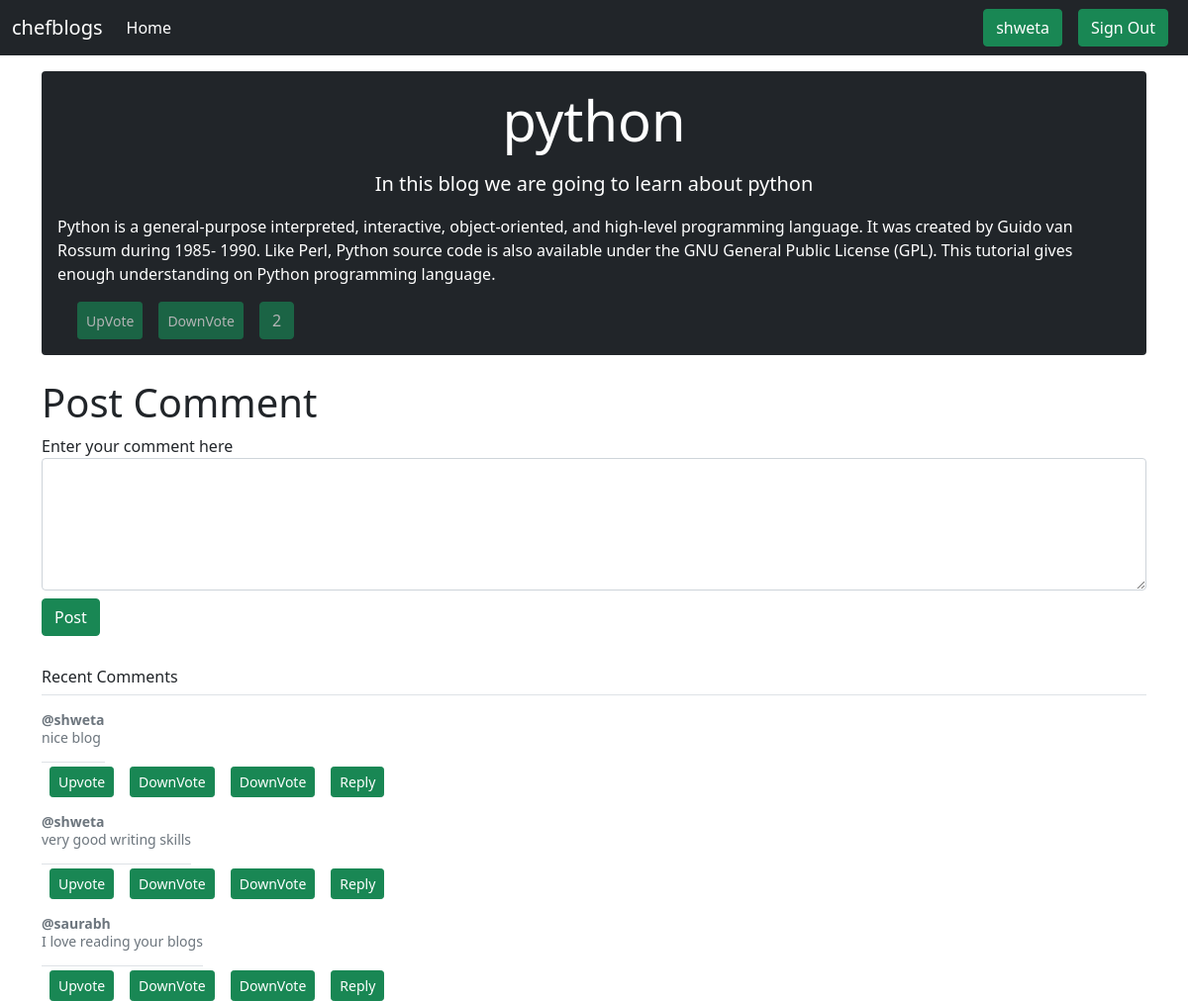
The app's page /blogs.php?blogid=7 (signed in) with its own data.
### tables this page shows
CREATE TABLE `blogs` (
  `blog_id` int(12) NOT NULL,
  `user_id` int(12) NOT NULL,
  `blog_title` text NOT NULL,
  `blog_desc` text NOT NULL,
  `time` datetime NOT NULL,
  `blog_info` text NOT NULL,
  `Vote` int(31) NOT NULL DEFAULT 0
);

CREATE TABLE `comments` (
  `comment_id` int(12) NOT NULL,
  `blog_id` int(12) NOT NULL,
  `user_id` int(12) NOT NULL,
  `comment` text NOT NULL,
  `time` datetime NOT NULL DEFAULT current_timestamp(),
  `vote` int(12) NOT NULL DEFAULT 0
);

CREATE TABLE `users` (
  `user_id` int(12) NOT NULL,
  `username` varchar(255) DEFAULT NULL,
  `email` varchar(255) DEFAULT NULL,
  `password` varchar(255) DEFAULT NULL,
  `doj` datetime NOT NULL DEFAULT current_timestamp()
);

### blogs.php (the view, shortened to what this page needs)
<!doctype html>
<html lang="en">
  <head>
    <link href="https://cdn.jsdelivr.net/npm/bootstrap@5.1.3/dist/css/bootstrap.min.css" rel="stylesheet">
  </head>
  <body>
    <?php
       include './partials/_header.php';
       include './partials/_dbconnect.php';
       $blogid = $_GET['blogid'];
       $sql = "SELECT * from `blogs` where `blog_id` = $blogid";
       $result = mysqli_query($conn,$sql);
       $row = mysqli_fetch_assoc($result);
       $bloginfo = $row['blog_info'];
       $blogtitle = $row['blog_title'];
       $blogdesc = $row['blog_desc'];
       $vote = $row['Vote'];
       echo '<div class="container my-3">
       <div class="jumbotron p-3 text-white rounded bg-dark">
         <div class="col-md-12 px-0">
             <h2 class="display-4 text-center font-italic">'.$blogtitle.'</h2>
             <p class="lead my-3 text-center">'.$blogdesc.'</p>
             <p>'.$bloginfo.'</p>
         </div>
          <div class ="container-fluid">
          <form class="d-flex text-muted">';
          if(isset($_SESSION['login']) and $_SESSION['login'] == 'true'){
               $user_id = $_SESSION['userid'];
            $sql = "SELECT * from `voted_users` where `blog_id` = $blogid";
            $result = mysqli_query($conn,$sql);
            $flag = true;
            while($row = mysqli_fetch_assoc($result)){
                  $uid = $row['user_id'];
                  if($uid == $user_id){
                       $flag = false;
                       break;
                  }
            }
            if($flag){
                 echo '<a href="./partials/_handleupvote.php?blogid='.$blogid.'" class="btn btn-outline-success btn-sm mx-2"> UpVote</a>
                 <a href="./partials/_handledownvote.php?blogid='.$blogid.'" class="btn btn-outline-success btn-sm mx-2"> DownVote</a>';
            }else{
                echo '<button type="button" class="btn btn-lg btn-success btn-sm mx-2" disabled>UpVote</button>
                <button type="button" class="btn btn-lg btn-success btn-sm mx-2" disabled>DownVote</button>';
            }
          }else{
            echo '<button type="button" class="btn btn-lg btn-success btn-sm mx-2" disabled>UpVote</button>
            <button type="button" class="btn btn-lg btn-success btn-sm mx-2" disabled>DownVote</button>';
          }
        echo' <button type="button" class="btn btn-success mx-2" disabled>'.$vote.'</button>
           </form>
          </div>
       </div>
       </div>';
       if(isset($_SESSION['login']) && $_SESSION['login'] == true){
        $user_id = $_SESSION['userid'];
         echo '<div class="container my-3 py-2">
                <h1>Post Comment</h1>
                <form action="' .$_SERVER['REQUEST_URI']. '" method="post">
                        <div class="form-group">
                            <label for="exampleFormControlTextarea1">Enter your comment here</label>
                            <textarea class="form-control" id="comment" name="comment" rows="5"></textarea>
                        </div>
                        <input type="hidden" name = "user_id" value =  "'.$user_id.'">
                        <button type="submit" class="btn btn-success my-2">Post</button>
                </form>
            </div>';
         }else{
        echo'<div class="container my-3">
                <h1>Post Comment</h1>
                <p class = "lead">You are not logged in. Please login to Post a comment</p>
            </div>';
         }
            echo '<div class = "container"
            <div class="my-3 p-3 bg-body rounded shadow-sm">
          <h6 class="border-bottom pb-2 mb-0">Recent Comments</h6>';
            $sql = "SELECT * FROM `comments` WHERE `blog_id` = $blogid";
            $result = mysqli_query($conn,$sql);
            while($row = mysqli_fetch_assoc($result)){
                 $content = $row['comment'];
                 $userid = $row['user_id'];
                 $sql2 = "SELECT username FROM `users` WHERE user_id = '$userid'";
                 $result2 = mysqli_query($conn,$sql2);
                 $row2 =  mysqli_fetch_assoc($result2);
                 $username = $row2['username'];
                 echo '
               <div class="d-flex text-muted pt-3">
               <p class="pb-3 mb-0 small lh-sm border-bottom">
                   <strong class="d-block text-gray-dark">@'.$username.'</strong>'.$content.' </p>
               </div>
               <div class="d-flex text-muted pt-1">
               <a href = "#" class="btn btn-success mx-2 btn-sm" id = "bnt">Upvote</a>
               <a href = "#" class="btn btn-success mx-2 btn-sm" id = "bnt">DownVote</a>
               <a href = "#" class="btn btn-success mx-2 btn-sm" id = "bnt" disabled>DownVote</a>
               <a href = "#" class="btn btn-success mx-2 btn-sm" id = "bnt">Reply</a>
               </div>
             ';
             }
             echo '</div>
             </div>';
    ?>
  </body>
</html>

### blogs.php (style rules this page uses)
#bnt { height = 5px; width = 10px; }

### records on screen
blogs: blog_title "python", blog_desc "In this blog we are going to learn about python", blog_info "Python is a general-purpose interpreted, interactive, object-oriented, and high-level programming language. It was created by Guido van Rossum during 1985- 1990. Like Perl, Python source code is also available under the GNU General Public License (GPL). This tutorial gives enough understanding on Python programming language.", Vote "2"
comments: user.username "shweta", comment "nice blog"
comments: user.username "shweta", comment "very good writing skills"
comments: user.username "saurabh", comment "I love reading your blogs"

### other values on screen
$_SESSION['username'] "shweta"
